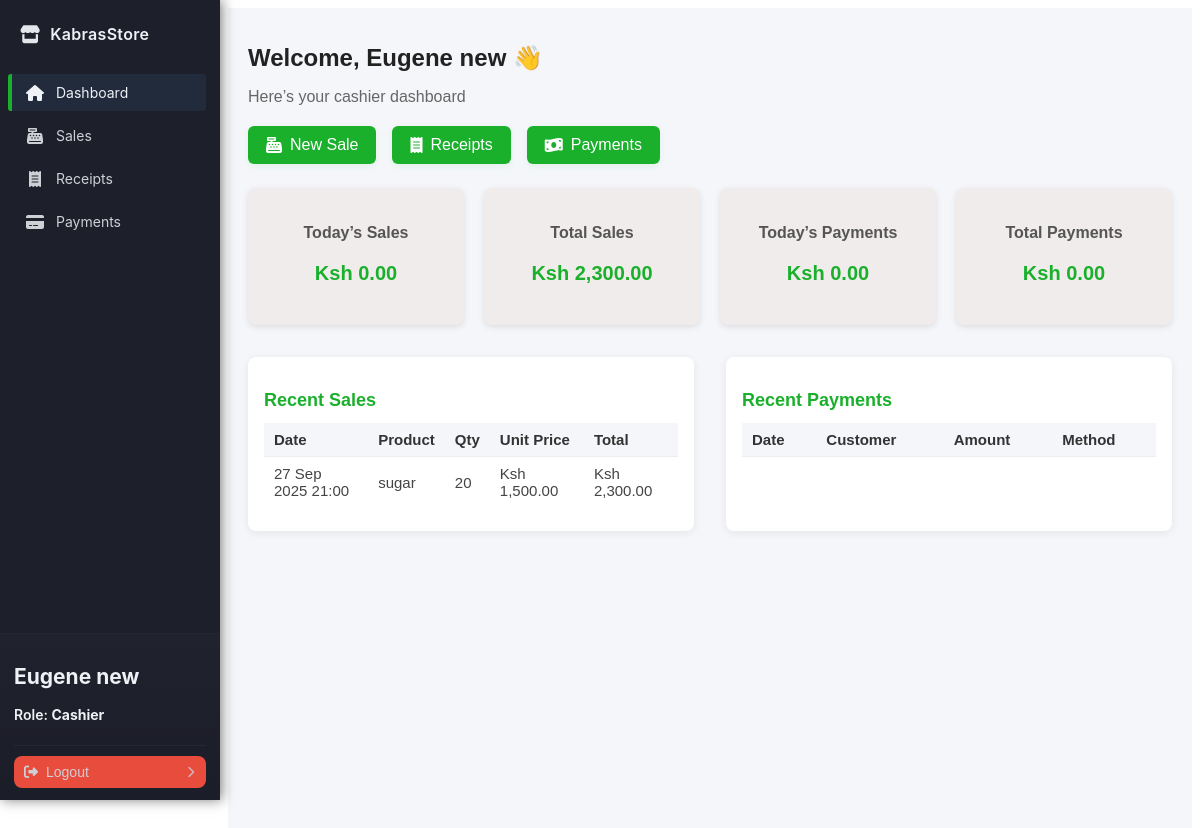
Before: /cashier/dashboard.php (signed in) with the older database file.
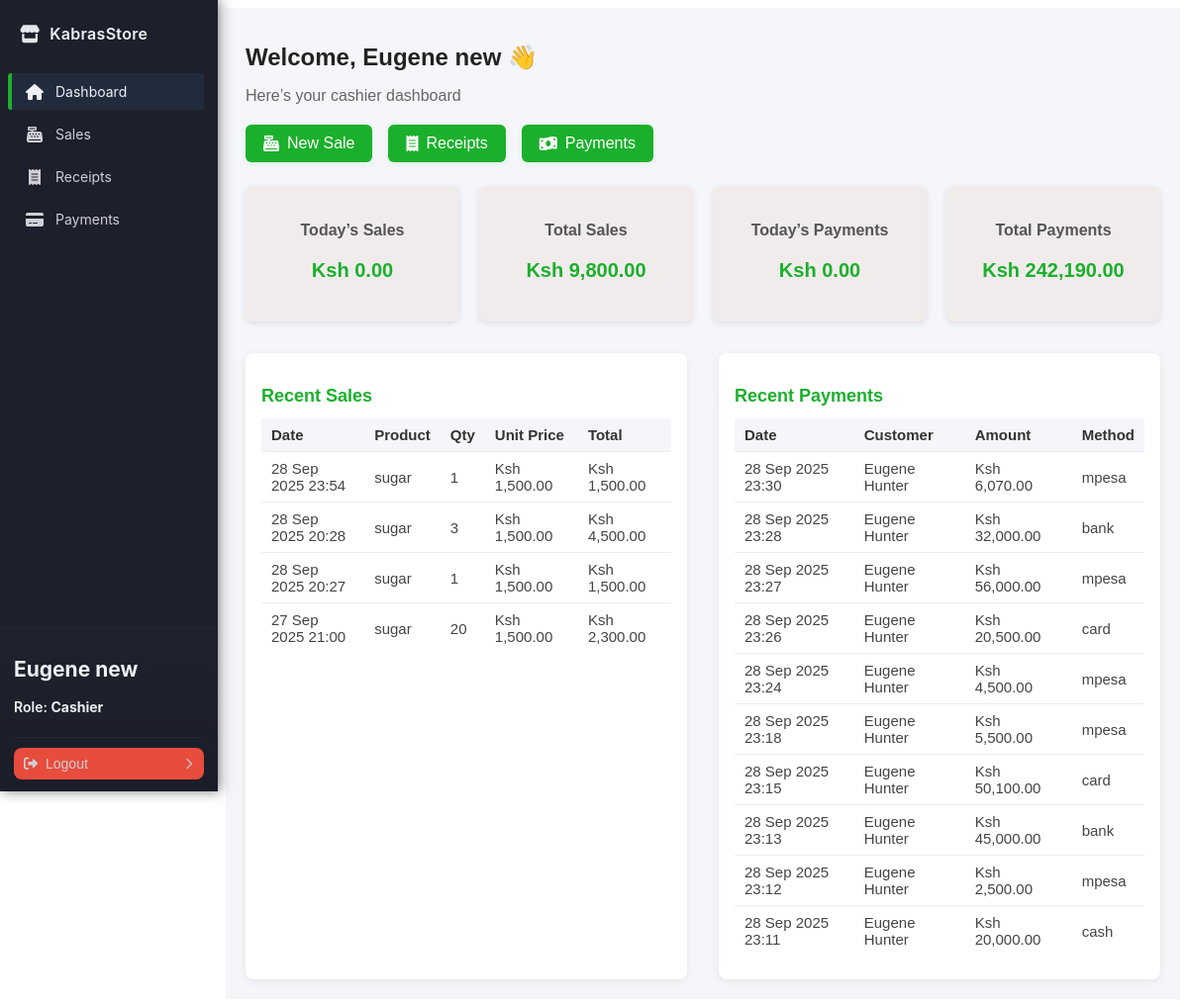
After: the same page with the newer database file.
### tables this page shows
CREATE TABLE `sale_items` (
  `id` int NOT NULL AUTO_INCREMENT,
  `sale_id` int NOT NULL,
  `product_id` int NOT NULL,
  `quantity` int NOT NULL,
  `unit_price` decimal(10,2) NOT NULL,
  PRIMARY KEY (`id`),
  KEY `sale_id` (`sale_id`),
  KEY `product_id` (`product_id`),
  CONSTRAINT `sale_items_ibfk_1` FOREIGN KEY (`sale_id`) REFERENCES `sales` (`id`),
  CONSTRAINT `sale_items_ibfk_2` FOREIGN KEY (`product_id`) REFERENCES `products` (`id`)
);

CREATE TABLE `sales` (
  `id` int NOT NULL AUTO_INCREMENT,
  `customer_id` int DEFAULT NULL,
  `user_id` int NOT NULL,
  `total_amount` decimal(10,2) NOT NULL,
  `sale_date` timestamp NULL DEFAULT CURRENT_TIMESTAMP,
  PRIMARY KEY (`id`),
  KEY `user_id` (`user_id`),
  CONSTRAINT `sales_ibfk_1` FOREIGN KEY (`user_id`) REFERENCES `users` (`id`)
);

CREATE TABLE `products` (
  `id` int NOT NULL AUTO_INCREMENT,
  `name` varchar(100) NOT NULL,
  `category` varchar(50) DEFAULT NULL,
  `description` text,
  `price` decimal(10,2) NOT NULL,
  `stock_quantity` int DEFAULT '0',
  `unit` varchar(20) DEFAULT NULL,
  `batch_number` varchar(50) DEFAULT NULL,
  `expiry_date` date DEFAULT NULL,
  `production_date` date DEFAULT NULL,
  `supplier` varchar(100) DEFAULT NULL,
  `status` varchar(20) DEFAULT 'active',
  `created_by` int DEFAULT NULL,
  `created_at` timestamp NULL DEFAULT CURRENT_TIMESTAMP,
  `updated_at` timestamp NULL DEFAULT CURRENT_TIMESTAMP ON UPDATE CURRENT_TIMESTAMP,
  PRIMARY KEY (`id`),
  KEY `created_by` (`created_by`),
  CONSTRAINT `products_ibfk_1` FOREIGN KEY (`created_by`) REFERENCES `users` (`id`)
);

CREATE TABLE `payments` (
  `id` int NOT NULL AUTO_INCREMENT,
  `sale_id` int DEFAULT NULL,
  `customer_id` int DEFAULT NULL,
  `user_id` int NOT NULL,
  `payment_date` timestamp NULL DEFAULT CURRENT_TIMESTAMP,
  `method` enum('cash','mpesa','card','bank') NOT NULL,
  `amount` decimal(10,2) NOT NULL,
  `status` enum('completed','pending','partial') DEFAULT 'completed',
  `reference_number` varchar(100) DEFAULT NULL,
  `notes` text,
  `created_at` timestamp NULL DEFAULT CURRENT_TIMESTAMP,
  `updated_at` timestamp NULL DEFAULT CURRENT_TIMESTAMP ON UPDATE CURRENT_TIMESTAMP,
  PRIMARY KEY (`id`),
  KEY `sale_id` (`sale_id`),
  KEY `customer_id` (`customer_id`),
  KEY `user_id` (`user_id`),
  CONSTRAINT `payments_ibfk_1` FOREIGN KEY (`sale_id`) REFERENCES `sales` (`id`) ON DELETE CASCADE,
  CONSTRAINT `payments_ibfk_2` FOREIGN KEY (`customer_id`) REFERENCES `customers` (`id`) ON DELETE SET NULL,
  CONSTRAINT `payments_ibfk_3` FOREIGN KEY (`user_id`) REFERENCES `users` (`id`) ON DELETE CASCADE
);

CREATE TABLE `customers` (
  `id` int NOT NULL AUTO_INCREMENT,
  `customer_code` varchar(50) DEFAULT NULL,
  `name` varchar(150) NOT NULL,
  `email` varchar(100) DEFAULT NULL,
  `phone` varchar(20) DEFAULT NULL,
  `address` varchar(255) DEFAULT NULL,
  `town` varchar(100) DEFAULT NULL,
  `type` enum('individual','business') DEFAULT 'individual',
  `status` enum('active','inactive') DEFAULT 'active',
  `notes` text,
  `created_at` timestamp NULL DEFAULT CURRENT_TIMESTAMP,
  `updated_at` timestamp NULL DEFAULT CURRENT_TIMESTAMP ON UPDATE CURRENT_TIMESTAMP,
  PRIMARY KEY (`id`),
  UNIQUE KEY `customer_code` (`customer_code`)
);

### config/database.php (called while the page is built, shortened)
<?php
class Database
{
    private $host = 'localhost';
    private $db   = 'kabras_store';
    private $user = 'root';
    private $pass = 'Hunter42.';
    private $charset = 'utf8mb4';
    public function connect()
    {
        $dsn = "mysql:host={$this->host};dbname={$this->db};charset={$this->charset}";
        try {
            $this->pdo = new PDO($dsn, $this->user, $this->pass, [
                PDO::ATTR_ERRMODE => PDO::ERRMODE_EXCEPTION,
                PDO::ATTR_DEFAULT_FETCH_MODE => PDO::FETCH_ASSOC,
            ]);
            return $this->pdo;
        } catch (PDOException $e) {
            die('Database connection failed: ' . $e->getMessage());
        }
    }
}

### handlers/AuthHandler.php (called while the page is built, shortened)
<?php
require_once __DIR__ . '/../app/models/User.php';
class AuthHandler
{
    private $sessionTimeout = 3600;
    public function __construct()
    {
        $this->userModel = new User();
        $defaultAdminEmail = 'admin@kabrasugar.com';
        if (!$this->userModel->findByEmail($defaultAdminEmail)) {
            $adminData = [
                'name' => 'Default Admin',
                'email' => $defaultAdminEmail,
                'phone' => '',
                'national_id' => '',
                'password' => 'hunter123',
                'role' => 'admin'
            ];
            $this->userModel->createUser($adminData);
        }
    }
    public function isLoggedIn()
    {
        return isset($_SESSION['user_id']) &&
            (time() - $_SESSION['login_time']) < $this->sessionTimeout;
    }
    public function getCurrentUser()
    {
        return [
            "id" => $_SESSION['user_id'],
            "name" => $_SESSION['user_name'],
            "email" => $_SESSION['user_email'],
            "role" => $_SESSION['user_role']
        ];
    }
}

### app/models/User.php (called while the page is built, shortened)
<?php
require_once __DIR__ . '../../../config/database.php';
class User
{
    private $db;
    public function __construct()
    {
        $this->db = (new Database())->connect();
    }
    public function findByEmail($email)
    {
        $sql = "SELECT * FROM users WHERE email = :email LIMIT 1";
        $stmt = $this->db->prepare($sql);
        $stmt->execute([':email' => $email]);
        return $stmt->fetch(PDO::FETCH_ASSOC);
    }
}

### handlers/SalesHandler.php (called while the page is built, shortened)
<?php
require_once __DIR__ . '/../config/database.php';
class SalesHandler
{
    private $db;
    public function __construct()
    {
        $this->db = (new Database())->connect();
    }
    public function getTotalSales()
    {
        $stmt = $this->db->prepare("SELECT SUM(total_amount) AS total_sales FROM sales");
        $stmt->execute();
        $result = $stmt->fetch(PDO::FETCH_ASSOC);
        return $result['total_sales'] ?? 0;
    }
    public function getRecentSales($cashierId, $limit = 10)
    {
        $stmt = $this->db->prepare("
            SELECT s.*, si.product_id, si.quantity, si.unit_price, p.name AS product_name
            FROM sales s
            JOIN sale_items si ON s.id = si.sale_id
            JOIN products p ON si.product_id = p.id
            WHERE s.user_id = :uid
            ORDER BY s.sale_date DESC
            LIMIT :lim
        ");
        $stmt->bindValue(':uid', $cashierId, PDO::PARAM_INT);
        $stmt->bindValue(':lim', $limit, PDO::PARAM_INT);
        $stmt->execute();
        return $stmt->fetchAll(PDO::FETCH_ASSOC);
    }
}

### handlers/PaymentsHandler.php (called while the page is built, shortened)
<?php
require_once __DIR__ . '/../config/Database.php';
class PaymentsHandler
{
    private $conn;
    public function __construct()
    {
        $db = new Database();
        $this->conn = $db->connect();
    }
    public function getPaymentsByUser($user_id)
    {
        $sql = "SELECT p.*,
                       c.name AS customer_name,
                       GROUP_CONCAT(pr.name SEPARATOR ', ') AS product_names,
                       s.total_amount AS sale_total
                FROM payments p
                LEFT JOIN customers c ON p.customer_id = c.id
                LEFT JOIN sales s ON p.sale_id = s.id
                LEFT JOIN sale_items si ON s.id = si.sale_id
                LEFT JOIN products pr ON si.product_id = pr.id
                WHERE p.user_id = :user_id
                GROUP BY p.id, c.name, s.total_amount
                ORDER BY p.payment_date DESC";
        $stmt = $this->conn->prepare($sql);
        $stmt->execute([':user_id' => $user_id]);
        return $stmt->fetchAll(PDO::FETCH_ASSOC);
    }
    public function getTotalPayments()
    {
        $stmt = $this->conn->prepare("SELECT SUM(amount) AS total_payments FROM payments");
        $stmt->execute();
        $result = $stmt->fetch(PDO::FETCH_ASSOC);
        return $result['total_payments'] ?? 0;
    }
}

### cashier/dashboard.php (the view, shortened to what the changed rows need)
<?php
                        require_once '../handlers/AuthHandler.php';
require_once '../handlers/PaymentsHandler.php';
require_once '../handlers/SalesHandler.php';
$authHandler = new AuthHandler();
$paymentsHandler = new PaymentsHandler();
$salesHandler = new SalesHandler();
$currentUser = $authHandler->getCurrentUser();
$totalSales = $salesHandler->getTotalSales();
$totalPayments = $paymentsHandler->getTotalPayments();
?>
<!DOCTYPE html>
<html lang="en">
<head>
    <link rel="stylesheet" href="../assets/css/sidebar.css">
    <link rel="stylesheet" href="../assets/css/cashier-dashboard.css">
    <link rel="stylesheet" href="https://cdnjs.cloudflare.com/ajax/libs/font-awesome/6.4.0/css/all.min.css">
</head>
<body>
    <?php include '../includes/sidebar.php'; ?>
    <main class="main-content">
        <h1>Welcome, <?= htmlspecialchars($currentUser['name']); ?> 👋</h1>
        <div class="stats-grid">
            <div class="stat-card">
                <h3>Total Sales</h3>
                <p>Ksh <?= number_format($totalSales, 2); ?></p>
            </div>
            <div class="stat-card">
                <h3>Total Payments</h3>
                <p>Ksh <?= number_format($totalPayments, 2); ?></p>
            </div>
        </div>
        <?php
        $recentPayments = $paymentsHandler->getPaymentsByUser($currentUser['id']);
        $recentPayments = array_slice($recentPayments, 0, 10);
        $recentSales = $salesHandler->getRecentSales($currentUser['id'], 10);
        ?>
        <div class="tables-row">
            <div class="table-container">
                <h2>Recent Sales</h2>
                <table class="dashboard-table">
                    <thead>
                        <tr>
                            <th>Date</th>
                            <th>Product</th>
                            <th>Qty</th>
                            <th>Unit Price</th>
                            <th>Total</th>
                        </tr>
                    </thead>
                    <tbody>
                        <?php foreach ($recentSales as $sale): ?>
                            <tr>
                                <td><?= date('d M Y H:i', strtotime($sale['sale_date'])); ?></td>
                                <td><?= htmlspecialchars($sale['product_name']); ?></td>
                                <td><?= $sale['quantity']; ?></td>
                                <td>Ksh <?= number_format($sale['unit_price'], 2); ?></td>
                                <td>Ksh <?= number_format($sale['total_amount'], 2); ?></td>
                            </tr>
                        <?php endforeach; ?>
                    </tbody>
                </table>
            </div>
            <div class="table-container">
                <h2>Recent Payments</h2>
                <table class="dashboard-table">
                    <thead>
                        <tr>
                            <th>Date</th>
                            <th>Customer</th>
                            <th>Amount</th>
                            <th>Method</th>
                        </tr>
                    </thead>
                    <tbody>
                        <?php foreach ($recentPayments as $payment): ?>
                            <tr>
                                <td><?= date('d M Y H:i', strtotime($payment['payment_date'])); ?></td>
                                <td><?= htmlspecialchars($payment['customer_name'] ?? ''); ?></td>
                                <td>Ksh <?= number_format($payment['amount'], 2); ?></td>
                                <td><?= htmlspecialchars($payment['method']); ?></td>
                            </tr>
                        <?php endforeach; ?>
                    </tbody>
                </table>
            </div>
        </div>
    </main>
</body>
</html>

### includes/sidebar.php (shortened to what the changed rows need)
<?php
$role = isset($_SESSION['user_role']) ? $_SESSION['user_role'] : '';
$menu = [
    'common' => [
        ['label' => 'Dashboard', 'href' => 'dashboard.php', 'icon' => 'fas fa-home'],
    ],
    'Admin' => [
        ['label' => 'User Management', 'href' => '/admin/users.php', 'icon' => 'fas fa-users'],
        ['label' => 'Assign Roles', 'href' => '/admin/roles.php', 'icon' => 'fas fa-user-cog'],
        ['label' => 'System Backup', 'href' => '/admin/backup.php', 'icon' => 'fas fa-server'],
    ],
    'StoreKeeper' => [
        ['label' => 'Stock Entry', 'href' => 'stock_entry.php', 'icon' => 'fas fa-box-open'],
        ['label' => 'Stock Levels', 'href' => 'stock_levels.php', 'icon' => 'fas fa-boxes'],
        ['label' => 'Stock Alerts', 'href' => 'stock_alerts.php', 'icon' => 'fas fa-exclamation-triangle'],
    ],
    'Cashier' => [
        ['label' => 'Sales', 'href' => 'sales.php', 'icon' => 'fas fa-cash-register'],
        ['label' => 'Receipts', 'href' => 'receipts.php', 'icon' => 'fas fa-receipt'],
        ['label' => 'Payments', 'href' => 'payments.php', 'icon' => 'fas fa-credit-card'],
    ],
    'Manager' => [
        ['label' => 'Sales Reports', 'href' => 'reports.php', 'icon' => 'fas fa-chart-line'],
        ['label' => 'Discounts & Refunds', 'href' => 'discounts.php', 'icon' => 'fas fa-percentage'],
        ['label' => 'Store Performance', 'href' => 'performance.php', 'icon' => 'fas fa-tachometer-alt'],
    ],
    'Accountant' => [
        ['label' => 'Audit Reports', 'href' => 'audit_reports.php', 'icon' => 'fas fa-file-alt'],
        ['label' => 'Compliance', 'href' => 'compliance.php', 'icon' => 'fas fa-balance-scale'],
        ['label' => 'Financial Reports', 'href' => 'finance.php', 'icon' => 'fas fa-file-invoice-dollar'],
    ],
];
$items = $menu['common'];
if (isset($menu[$role])) {
    $items = array_merge($items, $menu[$role]);
}
?>
<link rel="stylesheet" href="https://cdnjs.cloudflare.com/ajax/libs/font-awesome/6.4.0/css/all.min.css"
 />
<aside class="sidebar" role="navigation" aria-label="Main Sidebar">
    <div class="sidebar-inner">
        <nav class="sidebar-nav">
            <ul>
                <?php foreach ($items as $it): ?>
                    <li>
                        <a href="<?= htmlspecialchars($it['href']) ?>"
                            class="<?= (basename($_SERVER['PHP_SELF']) === basename($it['href'])) ? 'active' : '' ?>">
                            <i class="<?= htmlspecialchars($it['icon']) ?>" aria-hidden="true"></i>
                            <span class="label"><?= htmlspecialchars($it['label']) ?></span>
                        </a>
                    </li>
                <?php endforeach; ?>
            </ul>
        </nav>
        <div class="sidebar-footer" role="region" aria-label="User actions">
            <div class="user-name">
                <h2>
                    <?php
                    if (isset($currentUser) && isset($currentUser['name']) && $currentUser['name']) {
                        echo htmlspecialchars($currentUser['name']);
                    } elseif (isset($_SESSION['user_name']) && $_SESSION['user_name']) {
                        echo htmlspecialchars($_SESSION['user_name']);
                    } else {
                        echo 'Guest';
                    }
                    ?>
                </h2>
            </div>
        </div>
    </div>
</aside>

Changed rows visible on the page:
added sale_items: sale.sale_date "28 Sep 2025 23:54", product.name "sugar", quantity "1", unit_price "1,500.00", sale.total_amount "1,500.00"
added sale_items: sale.sale_date "28 Sep 2025 20:28", product.name "sugar", quantity "3", unit_price "1,500.00", sale.total_amount "4,500.00"
added sale_items: sale.sale_date "28 Sep 2025 20:27", product.name "sugar", quantity "1", unit_price "1,500.00", sale.total_amount "1,500.00"
added payments: payment_date "28 Sep 2025 23:30", customer.name "Eugene Hunter", amount "6,070.00", method "mpesa"
added payments: payment_date "28 Sep 2025 23:28", customer.name "Eugene Hunter", amount "32,000.00", method "bank"
added payments: payment_date "28 Sep 2025 23:27", customer.name "Eugene Hunter", amount "56,000.00", method "mpesa"
added payments: payment_date "28 Sep 2025 23:26", customer.name "Eugene Hunter", amount "20,500.00", method "card"
added payments: payment_date "28 Sep 2025 23:24", customer.name "Eugene Hunter", amount "4,500.00", method "mpesa"
added payments: payment_date "28 Sep 2025 23:18", customer.name "Eugene Hunter", amount "5,500.00", method "mpesa"
added payments: payment_date "28 Sep 2025 23:15", customer.name "Eugene Hunter", amount "50,100.00", method "card"
added payments: payment_date "28 Sep 2025 23:13", customer.name "Eugene Hunter", amount "45,000.00", method "bank"
added payments: payment_date "28 Sep 2025 23:12", customer.name "Eugene Hunter", amount "2,500.00", method "mpesa"
added payments: payment_date "28 Sep 2025 23:11", customer.name "Eugene Hunter", amount "20,000.00", method "cash"
Other visible differences:
$totalSales: "2,300.00" → "9,800.00"
$totalPayments: "0.00" → "242,190.00"
